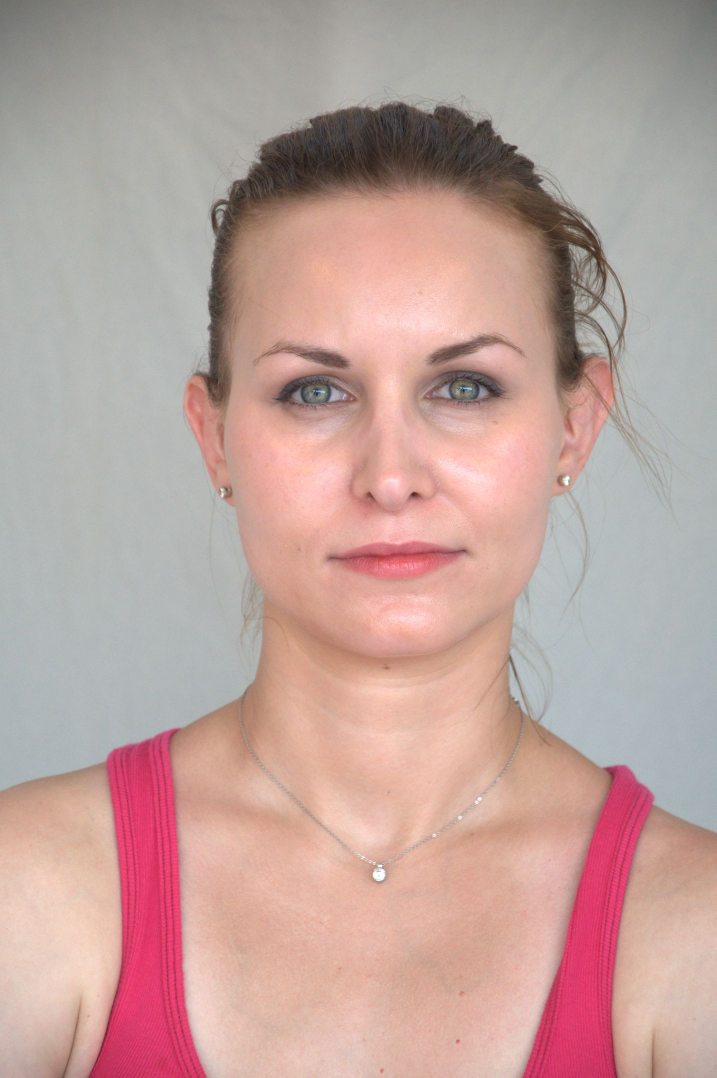
#> input picture docker/tmp/1/90457/90457d13.jpg, 1434 x 2155 px (shown at 1/2 size); its folder holds only this picture in this run
$ python twinface.py   (Python 2 division)   (older library calls are emulated)
#> lines starting #> are read from the running program, lines starting #| are printed output that depends on the picture
#> in build_dataset, img is the input picture: shape (2155, 1434, 3); mean B, G, R 156.8, 162.5, 191.2
import cv2
from scipy import misc
import os
import csv


def read_file(filename):
    return misc.imread(filename)


def feature_extract(img, t='combo'):
    # uses SIFT, SURF, ORB, or a combination of all three to extract features from the face
#> called with t = 'sift'
    img_gray = cv2.cvtColor(img, cv2.COLOR_BGR2GRAY)
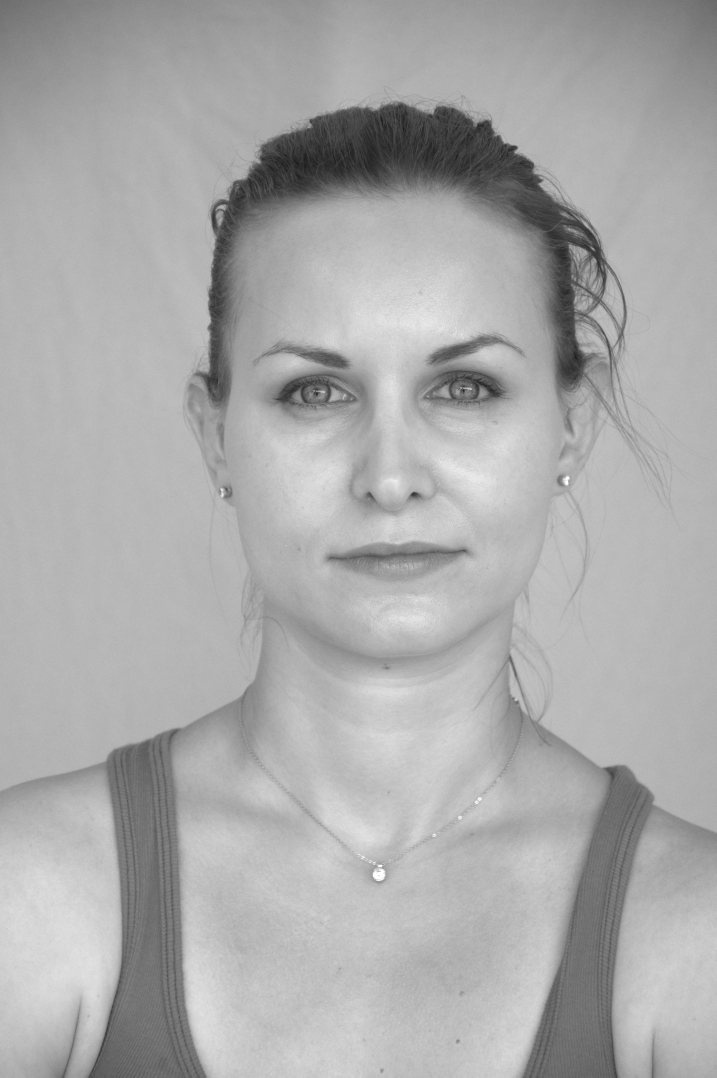
#> img_gray: shape (2155, 1434) (shown at 1/2 size); min 15, max 255, mean 170.5
    x, y, w, h = face_detect(img_gray)
#> in face_detect, `face = face_cascade.detectMultiScale(img_gray, minSize=(600, 600), sca..`: face = [[331, 437, 907, 907]]
#> x = 331; y = 437; w = 907; h = 907
    face_image = img[y:y+h, x:x+w]
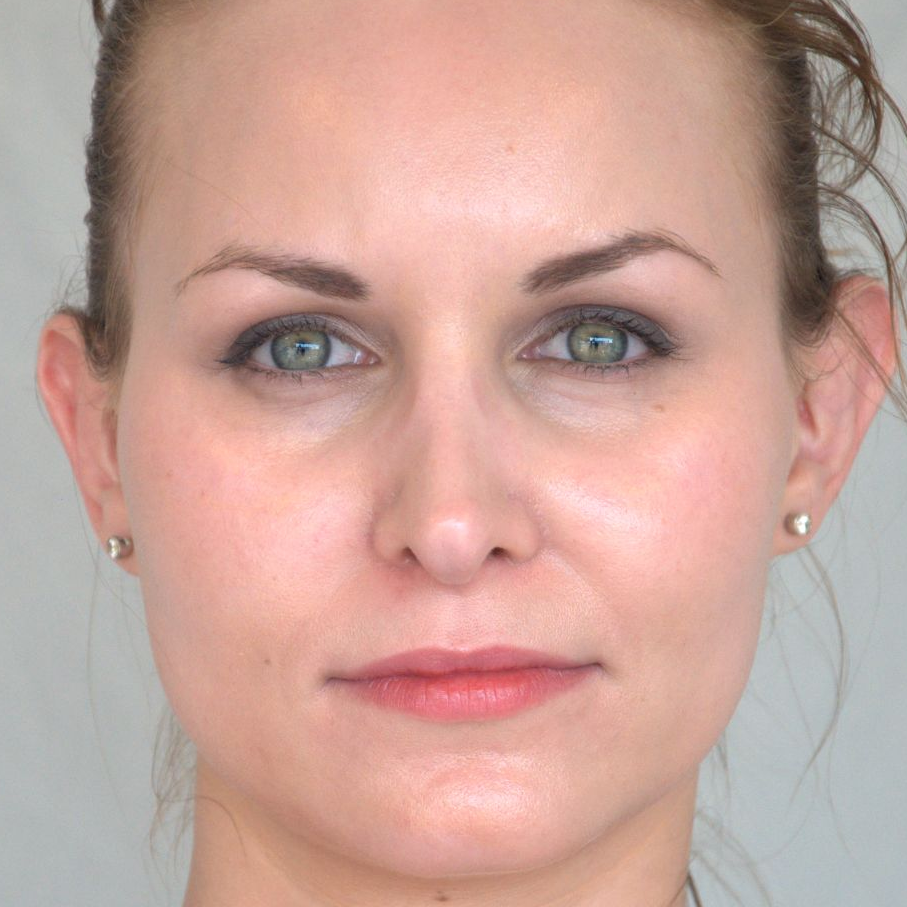
#> face_image: shape (907, 907, 3); mean B, G, R 153.5, 163.1, 199.3
    kp_out = []
    des_out = []

    if t == 'sift' or t == 'combo':
        sift = cv2.SIFT()
        kp, des = sift.detectAndCompute(face_image, None)
#> kp = 515 keypoints; strongest (x, y, size): (591, 339, 1.9), (497, 552, 9.8), (810, 295, 49.1), (587, 325, 94.5)
        kp_out.append(kp)
        des_out.append(des)

    if t == 'surf' or t == 'combo':
        surf = cv2.SURF()
        surf.hessianThreshold = 500
        kp, des = surf.detectAndCompute(face_image, None)
        kp_out.append(kp)
        des_out.append(des)

    if t == 'combo':
        orb = cv2.ORB()
        kp, des = orb.detectAndCompute(face_image, None)
        kp_out.append(kp)
        des_out.append(des)

    return kp_out, des_out


def face_detect(img_gray):
    # uses Haar cascade to classify the face in our image
    face_cascade = cv2.CascadeClassifier('face-classifiers/haarcascade_frontalface_default.xml')
    face = face_cascade.detectMultiScale(img_gray, minSize=(600, 600), scaleFactor=1.1, flags=cv2.cv.CV_HAAR_SCALE_IMAGE)
    return face[0][0], face[0][1], face[0][2], face[0][3]


def build_dataset(t):
    # constructs the dataset that will be used for training
    DIR = 'tmp/'
    data = {}
    for x in os.listdir(DIR):
        data[x] = {}
        for f in os.listdir(DIR+x):
            data[x][f] = {'kp':[], 'des':[]}
            for i in os.listdir(DIR+x+'/'+f):
                img = cv2.imread(DIR+x+'/'+f+'/'+i)
                kp, des = feature_extract(img, t)
#> kp = 1 item; des = 1 item
                data[x][f]['kp'].append(kp)
                data[x][f]['des'].append(des)
    return data


# [49 lines left out: functions find_nearest_neighbor, load_input, not called in this run]


def run_experiment(t):
    # performs our experiment, attempting to classify images based on the twin pair it belongs to
    testdir = 'test/'
    data = build_dataset(t)
#> data = 1 item

    error = 0
    count = 0
    distances = []
#> (the run stopped early here; a loop or call above may not have finished)

$ run again, on docker/tmp/1/90458/90458d13.jpg
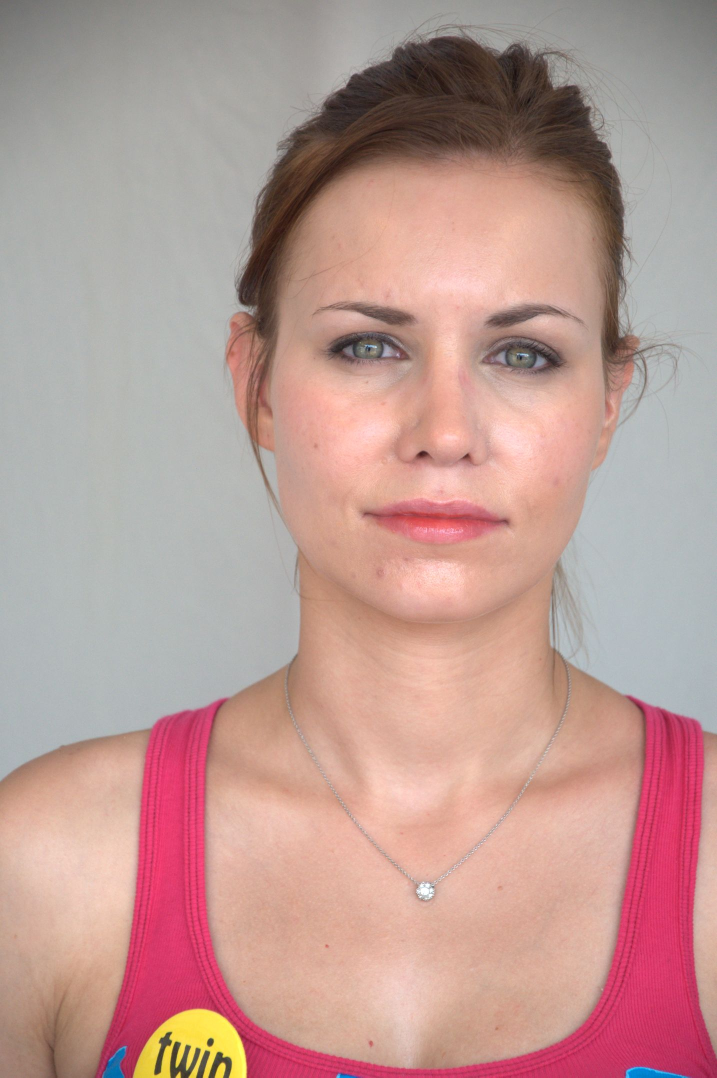
#> input picture docker/tmp/1/90458/90458d13.jpg, 1434 x 2155 px (shown at 1/2 size)
#> in build_dataset, img is the input picture: shape (2155, 1434, 3); mean B, G, R 148.4, 154.2, 188.4
#> in feature_extract, `img_gray = cv2.cvtColor(img, cv2.COLOR_BGR2GRAY)`:
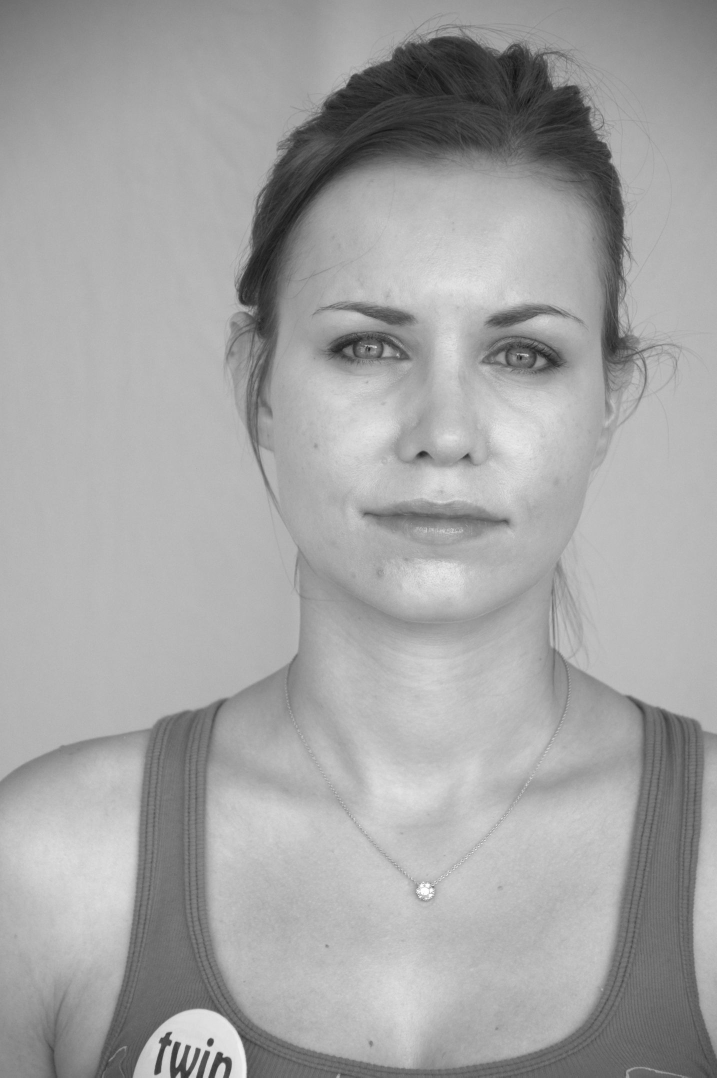
#> img_gray: shape (2155, 1434) (shown at 1/2 size); min 12, max 255, mean 163.8
#> face = [[449, 367, 860, 860]]
#> x = 449; y = 367; w = 860
#> in feature_extract, `face_image = img[y:y+h, x:x+w]`:
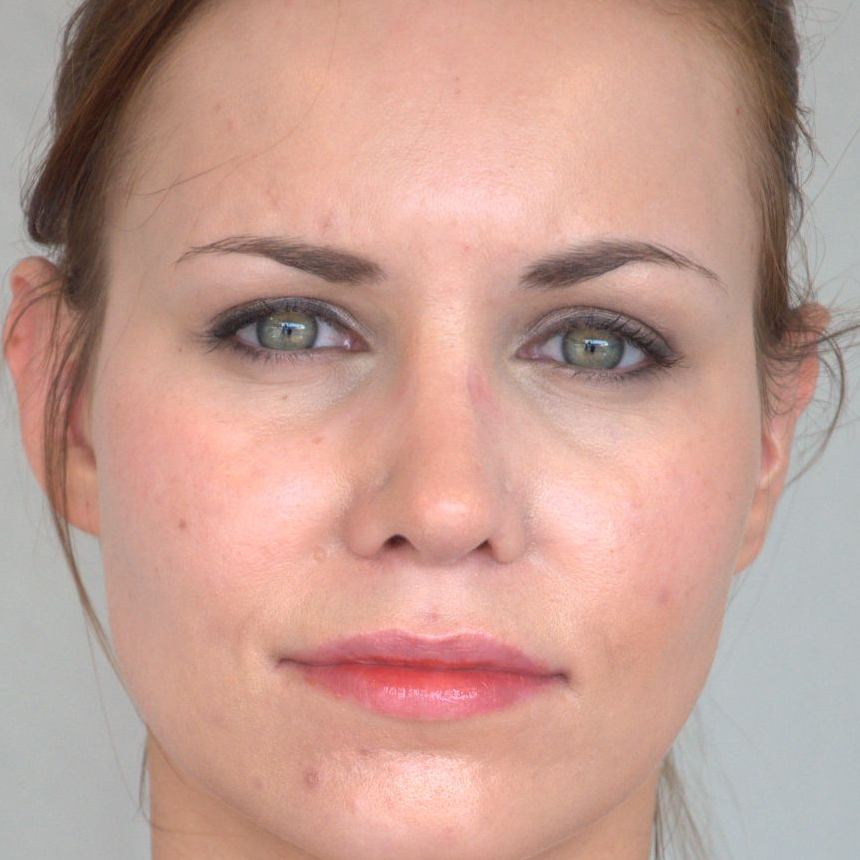
#> face_image: shape (860, 860, 3); mean B, G, R 146.7, 157.9, 196.1
#> in feature_extract, `kp, des = sift.detectAndCompute(face_image, None)`: kp = 390 keypoints; strongest (x, y, size): (396, 542, 12.5), (587, 341, 2.2), (283, 324, 2.1), (74, 190, 63.4)
#> in build_dataset, `kp, des = feature_extract(img, t)`: kp = 1 item

$ run again, on docker/tmp/1/90457/90457d18.jpg
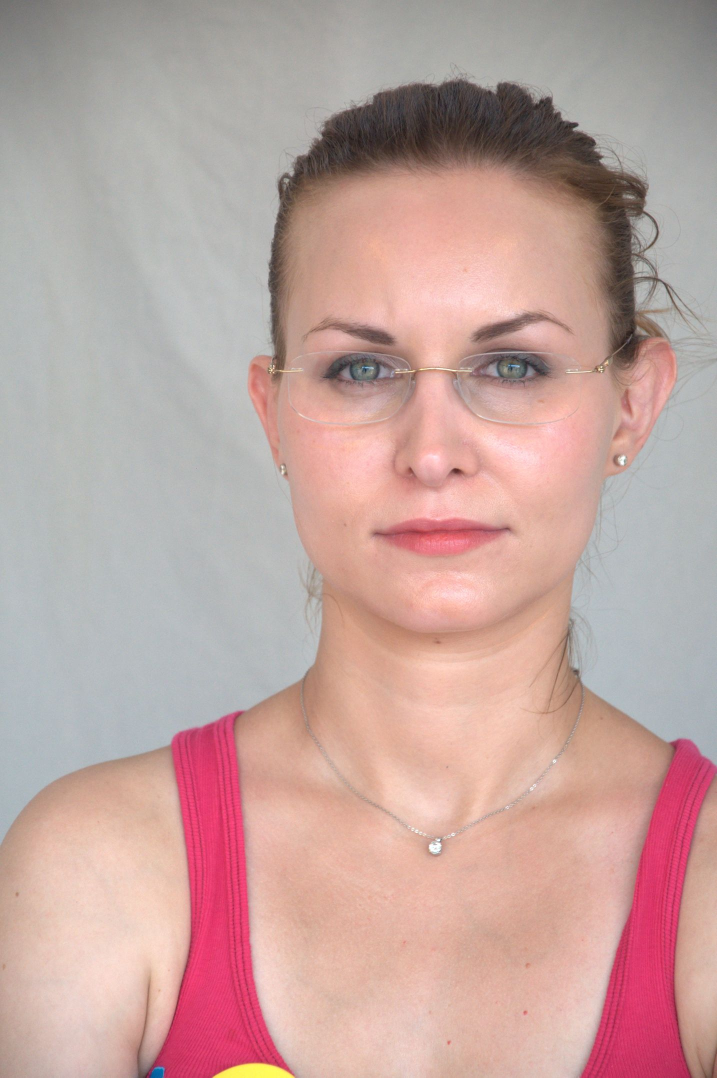
#> input picture docker/tmp/1/90457/90457d18.jpg, 1434 x 2155 px (shown at 1/2 size)
#> in build_dataset, img is the input picture: shape (2155, 1434, 3); mean B, G, R 159.3, 164, 194.3
#> in feature_extract, `img_gray = cv2.cvtColor(img, cv2.COLOR_BGR2GRAY)`:
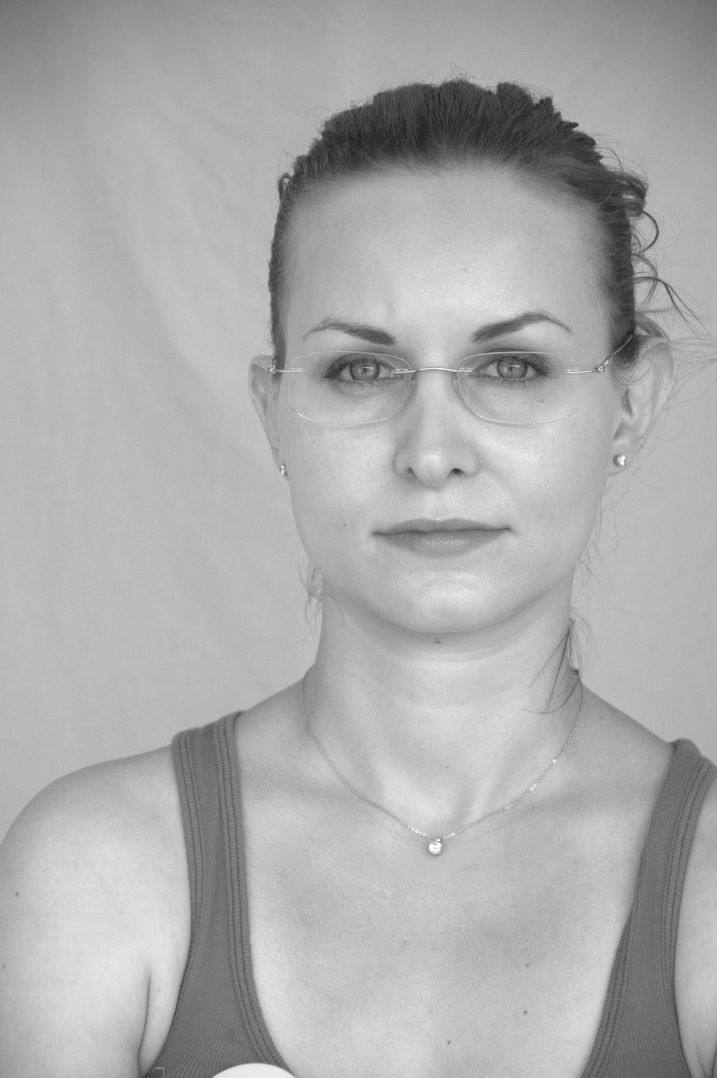
#> img_gray: shape (2155, 1434) (shown at 1/2 size); min 18, max 255, mean 172.5
#> face = [[425, 389, 899, 899]]
#> x = 425; y = 389; w = 899
#> in feature_extract, `face_image = img[y:y+h, x:x+w]`:
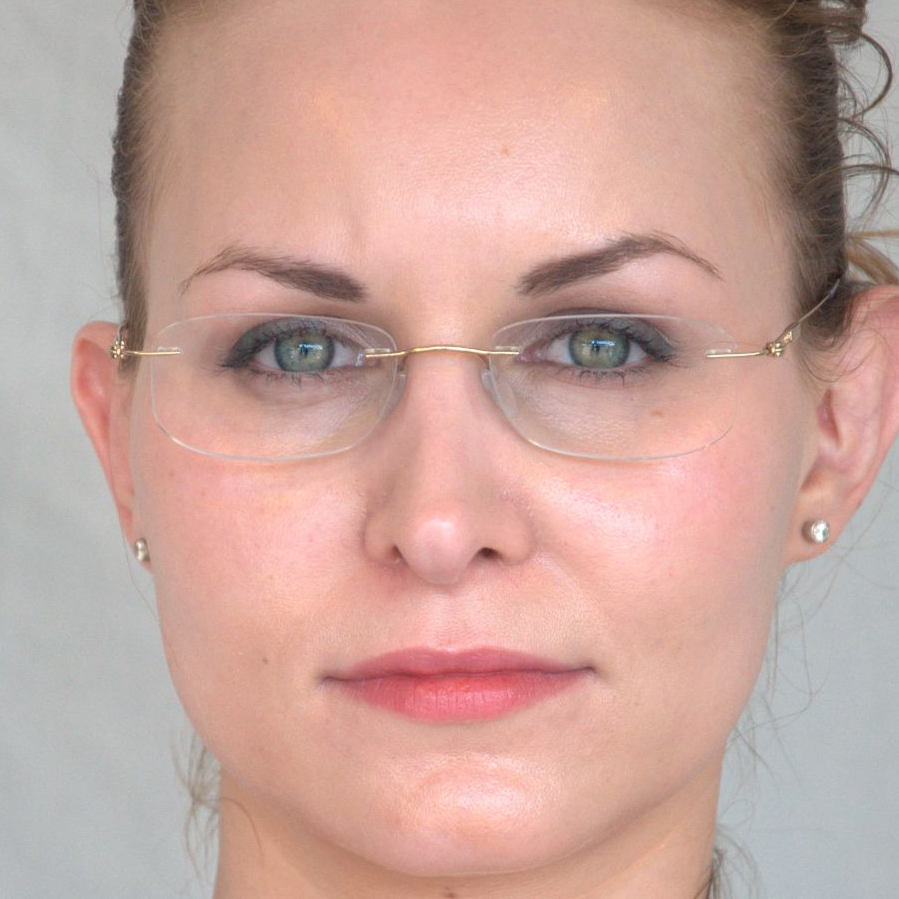
#> face_image: shape (899, 899, 3); mean B, G, R 156.4, 165, 200.7
#> in feature_extract, `kp, des = sift.detectAndCompute(face_image, None)`: kp = 481 keypoints; strongest (x, y, size): (122, 343, 1.9), (778, 345, 2.1), (778, 354, 1.9), (773, 350, 2.4)
#> in build_dataset, `kp, des = feature_extract(img, t)`: kp = 1 item
